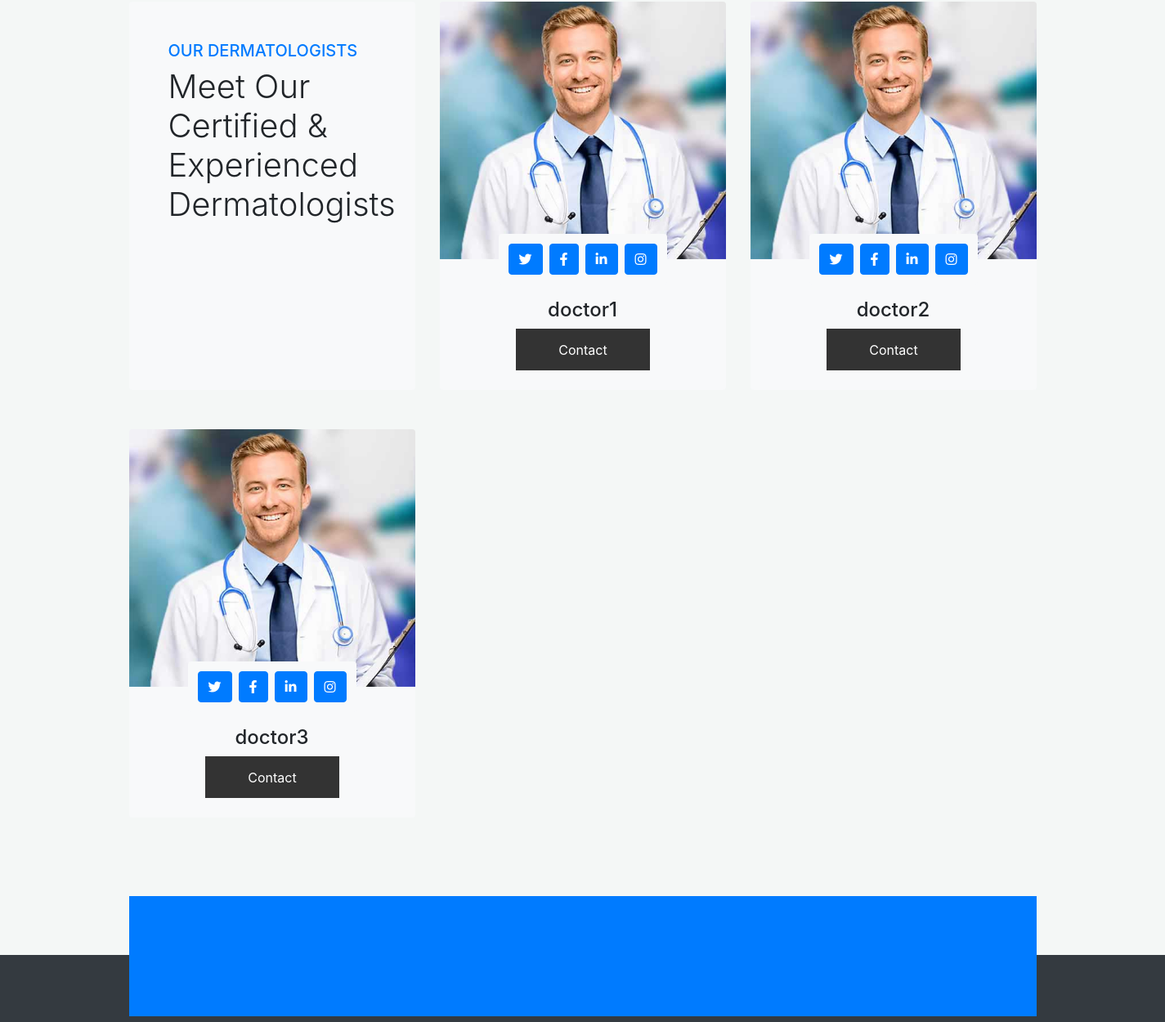
Before: / (middle part) with the older database file.
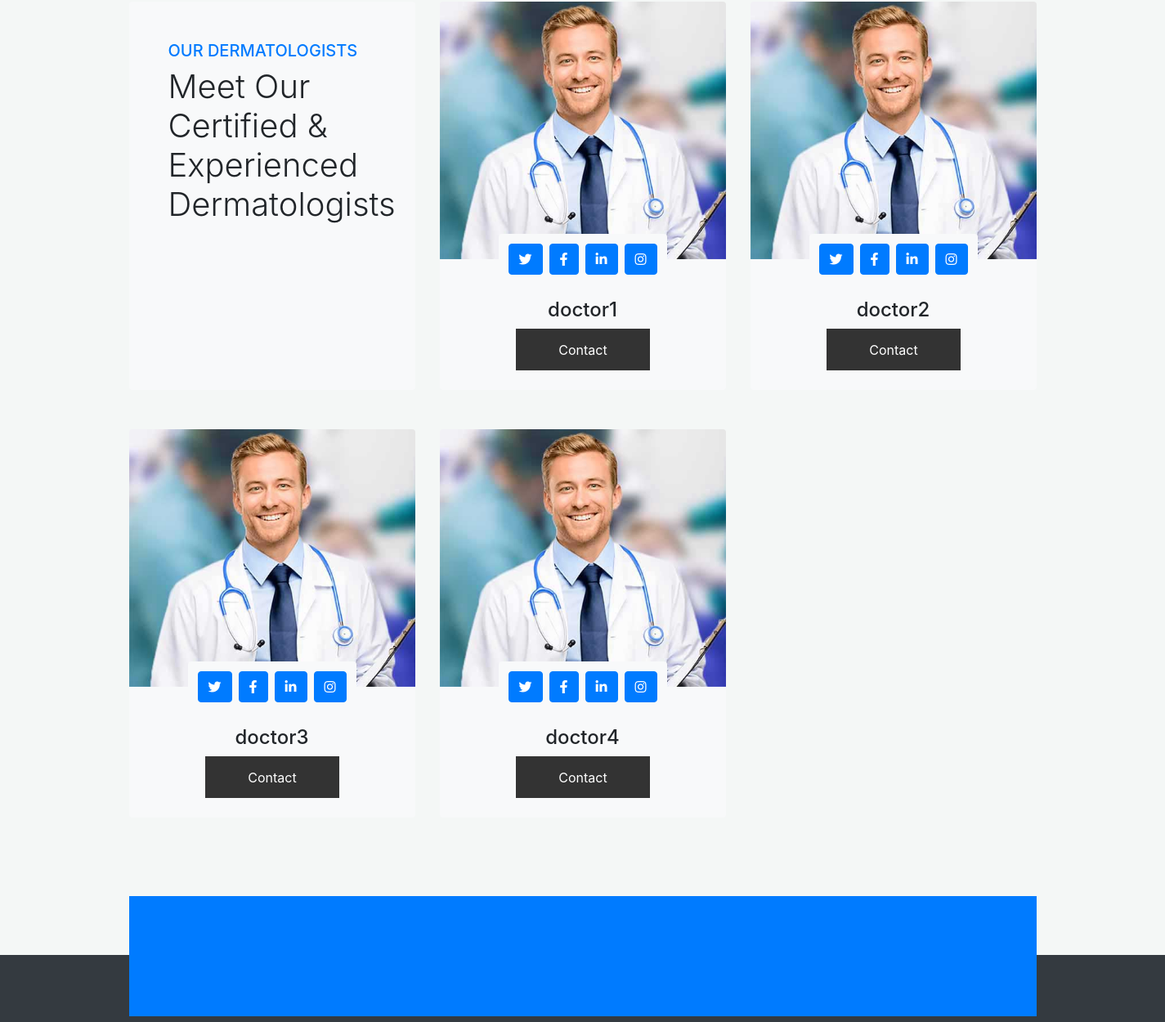
After: the same page with the newer database file.
### Accounts/models.py (models this page shows, shortened)
class AppUser(AbstractUser):
    CHOISES = (
        ('Patient','Patient'),
        ('Doctor','Doctor'),
        ('Admin','Admin'),
    )
    Genre = (
        ('Homme','Homme'),
        ('Femme','Femme')
    )
    id = models.AutoField(primary_key=True)
    age = models.IntegerField(blank=True,null=True)
    user_type= models.CharField(null=False,max_length=20, default="Patient" ,choices=CHOISES)
    genre = models.CharField(null=False,max_length=20, default="Homme", choices=Genre)
    gouvernorat = models.CharField(null=False,max_length=20)
    city = models.CharField(null=False,max_length=20)
    email = models.EmailField(default="exemple@gmail.com",blank=True,null=True)
    degree = models.ImageField(blank=True,null=True,upload_to='pics/users/{id}/degree image/')
    profil_image = models.ImageField(blank=True,null=True,upload_to=f'pics/users/{id}/profil image/')
    contacted_users =models.ManyToManyField('self', blank=True,symmetrical=True)
    created = models.DateTimeField(auto_now_add=True)

### Site/views.py (the view, shortened to what this page needs)
# urls.py: path('',views.home,name='Home'),
def home(request,pk=None):
    points = 0
    question_number = 0
    if request.method == 'GET':
        doctors = AppUser.objects.filter(user_type="Doctor")
        qcm_questions = QuestionQCM.objects.all()
        return render(request,'Pages/index.html',{"doctors":doctors,"questions":qcm_questions})

### Template/Pages/index.html (shortened to what this page needs)
{% extends 'Pages/base.html' %}
{% load static %}
{% block content %}
<div class="container-fluid py-5">
    <div class="container">
        <div class="row g-5">
            <div class="col-lg-4 wow slideInUp" data-wow-delay="0.1s">
                <div class="section-title bg-light rounded h-100 p-5">
                    <h5 class="position-relative d-inline-block text-primary text-uppercase">Our Dermatologists</h5>
                    <h1 class="display-6 mb-4">Meet Our Certified & Experienced Dermatologists</h1>
                </div>
            </div>
            {% for doctor in doctors %}
            <div class="col-lg-4 wow slideInUp" data-wow-delay="0.3s">
                <div class="team-item">
                    <div class="position-relative rounded-top" style="z-index: 1;">
                        {% if doctor.profil_image %}
                        <img class="img-fluid rounded-top w-100" src="media/{{doctor.profil_image}}" alt="">
                        {% else %}
                        {% if doctor.genre == "female" %}
                        <img class="img-fluid rounded-top w-100" src="{% static 'img/team-2.jpg' %}" alt="">
                        {% else %}
                        <img class="img-fluid rounded-top w-100" src="{% static 'img/team-1.jpg' %}" alt="">
                        {% endif %}
                        {% endif %}
                        <div class="position-absolute top-100 start-50 translate-middle bg-light rounded p-2 d-flex">
                            <a class="btn btn-primary btn-square m-1" href="#"><i
                                    class="fab fa-twitter fw-normal"></i></a>
                            <a class="btn btn-primary btn-square m-1" href="#"><i
                                    class="fab fa-facebook-f fw-normal"></i></a>
                            <a class="btn btn-primary btn-square m-1" href="#"><i
                                    class="fab fa-linkedin-in fw-normal"></i></a>
                            <a class="btn btn-primary btn-square m-1" href="#"><i
                                    class="fab fa-instagram fw-normal"></i></a>
                        </div>
                    </div>
                    <div class="team-text position-relative bg-light text-center rounded-bottom p-4 pt-5">
                        <h4 class="mb-2">{{ doctor.username }}</h4>
                        <p class="text-primary mb-0"
                            style="display: flex;justify-content: center; /* flex-direction: row; */align-items: center;"><button class="contact-doctor" data-id="{{doctor.id}}">
                                Contact</button>
                        </p>
                    </div>
                </div>
            </div>
            {% endfor %}
        </div>
    </div>
</div>
{% endblock %}

Changed rows visible on the page:
added AppUser: username "doctor4"
